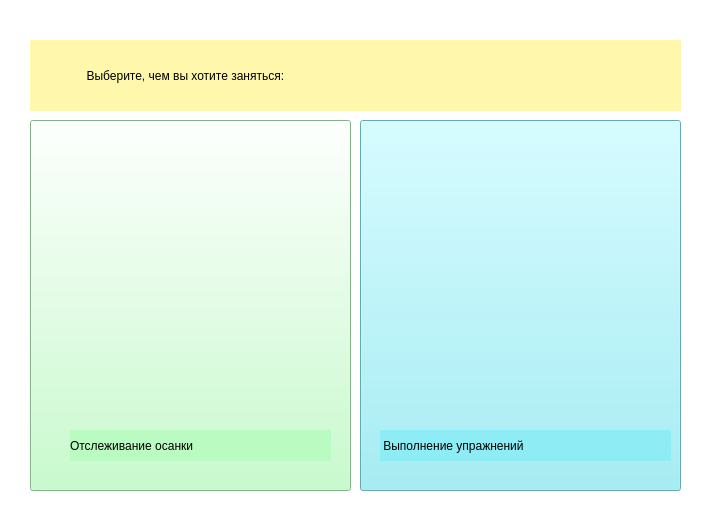
<?xml version="1.0" encoding="UTF-8"?>
<ui version="4.0">
 <class>MainWindow</class>
 <widget class="QMainWindow" name="MainWindow">
  <property name="geometry">
   <rect>
    <x>0</x>
    <y>0</y>
    <width>713</width>
    <height>532</height>
   </rect>
  </property>
  <property name="windowTitle">
   <string>SpineApp</string>
  </property>
  <property name="styleSheet">
   <string notr="true">background-color: rgb(255, 255, 255);
font: 16pt &quot;Century Gothic&quot;;</string>
  </property>
  <widget class="QWidget" name="centralwidget">
   <widget class="QPushButton" name="pushButton_2">
    <property name="geometry">
     <rect>
      <x>360</x>
      <y>120</y>
      <width>321</width>
      <height>371</height>
     </rect>
    </property>
    <property name="styleSheet">
     <string notr="true">background-color: rgb(142, 236, 245);</string>
    </property>
    <property name="text">
     <string/>
    </property>
    <property name="icon">
     <iconset resource="res-rc.qrc">
      <normaloff>:/icons/icons/online-training.png</normaloff>:/icons/icons/online-training.png</iconset>
    </property>
    <property name="iconSize">
     <size>
      <width>170</width>
      <height>185</height>
     </size>
    </property>
   </widget>
   <widget class="QPushButton" name="pushButton">
    <property name="geometry">
     <rect>
      <x>30</x>
      <y>120</y>
      <width>321</width>
      <height>371</height>
     </rect>
    </property>
    <property name="styleSheet">
     <string notr="true">background-color: rgb(185,251,192);
font: 700 16pt &quot;Century Gothic&quot;;</string>
    </property>
    <property name="text">
     <string/>
    </property>
    <property name="icon">
     <iconset resource="res-rc.qrc">
      <normaloff>:/icons/icons/body.png</normaloff>:/icons/icons/body.png</iconset>
    </property>
    <property name="iconSize">
     <size>
      <width>150</width>
      <height>150</height>
     </size>
    </property>
    <property name="checkable">
     <bool>false</bool>
    </property>
   </widget>
   <widget class="QLabel" name="label">
    <property name="geometry">
     <rect>
      <x>30</x>
      <y>40</y>
      <width>651</width>
      <height>71</height>
     </rect>
    </property>
    <property name="styleSheet">
     <string notr="true">background-color: rgb(255, 247, 172);
font: 700 18pt &quot;Century Gothic&quot;;
</string>
    </property>
    <property name="text">
     <string>                 Выберите, чем вы хотите заняться:</string>
    </property>
   </widget>
   <widget class="QLabel" name="label_2">
    <property name="geometry">
     <rect>
      <x>70</x>
      <y>430</y>
      <width>261</width>
      <height>31</height>
     </rect>
    </property>
    <property name="styleSheet">
     <string notr="true">background-color: rgb(185,251,192);
font: 700 16pt &quot;Century Gothic&quot;;</string>
    </property>
    <property name="text">
     <string>Отслеживание осанки</string>
    </property>
   </widget>
   <widget class="QLabel" name="label_3">
    <property name="geometry">
     <rect>
      <x>380</x>
      <y>430</y>
      <width>291</width>
      <height>31</height>
     </rect>
    </property>
    <property name="styleSheet">
     <string notr="true">background-color: rgb(142, 236, 245);
font: 700 16pt &quot;Century Gothic&quot;;</string>
    </property>
    <property name="text">
     <string> Выполнение упражнений</string>
    </property>
   </widget>
   <zorder>label</zorder>
   <zorder>pushButton</zorder>
   <zorder>pushButton_2</zorder>
   <zorder>label_2</zorder>
   <zorder>label_3</zorder>
  </widget>
 </widget>
 <resources>
  <include location="res-rc.qrc"/>
 </resources>
 <connections/>
</ui>
